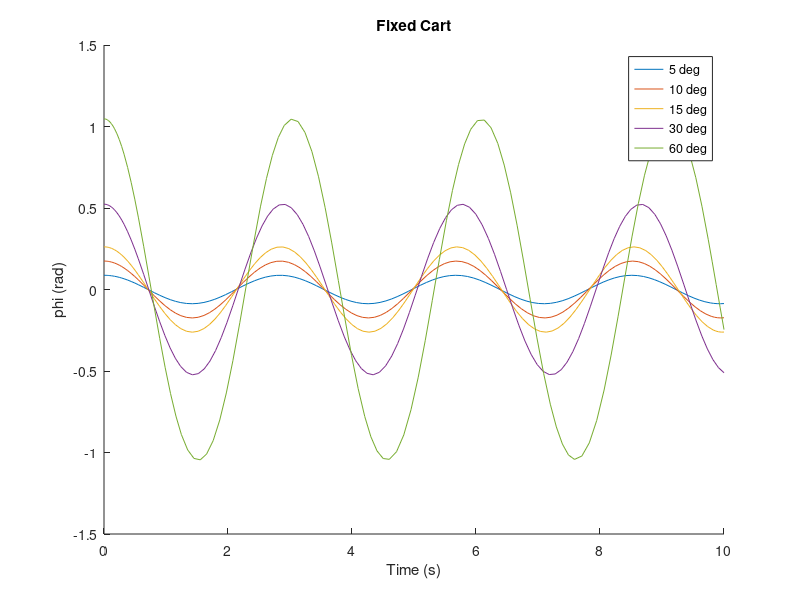
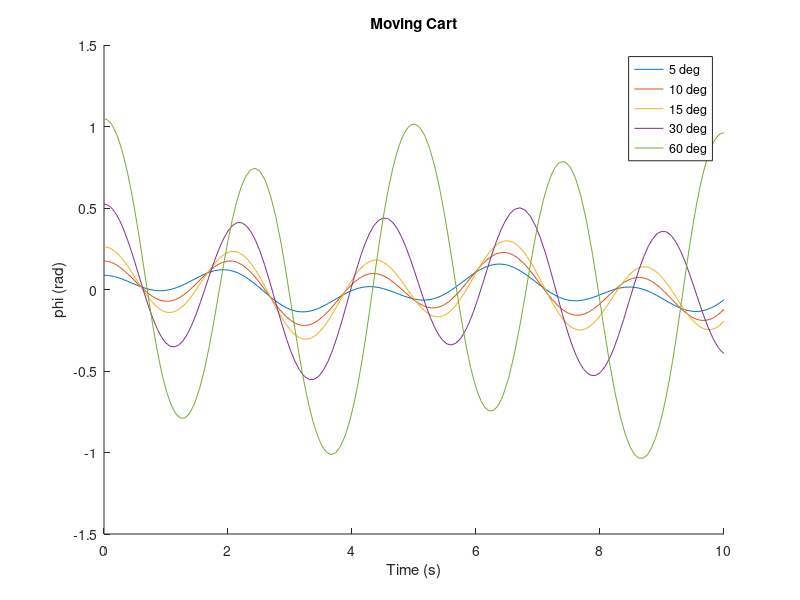

Write MATLAB code to recreate these figures, in order.
close all
clear all
clc

%% Part c

function [x_dot] = cart_fixed_ode(t, x, l, g)
    theta_dot = x(1);
    phi = x(2);

    theta_dot_dot = - g / l * sin(phi);


    x_dot = [theta_dot_dot; theta_dot];
end



%                               phi_dot, phi
cart_fixed_initial_conditions_1 = [  0;     0  ];
cart_fixed_initial_conditions_2 = [  0;     5*pi/180  ];
cart_fixed_initial_conditions_3 = [  0;     10*pi/180  ];
cart_fixed_initial_conditions_4 = [  0;     15*pi/180  ];
cart_fixed_initial_conditions_5 = [  0;     30*pi/180  ];
cart_fixed_initial_conditions_6 = [  0;     60*pi/180  ];

tspan = [0, 10];

m = 1; % kg
l = 2; % m
k = 5; % N/m
M = 2; % kg
g = 9.81; % m/s2

fprintf("omega: %.2d rad/s\n", sqrt(g/l))
fprintf("period: %.2d s\n", 2 * pi / sqrt(g/l))

[t1,y1] = ode45(@(t,y) cart_fixed_ode(t, y, l, g), ...
    tspan, cart_fixed_initial_conditions_1);
[t2,y2] = ode45(@(t,y) cart_fixed_ode(t, y, l, g), ...
    tspan, cart_fixed_initial_conditions_2);
[t3,y3] = ode45(@(t,y) cart_fixed_ode(t, y, l, g), ...
    tspan, cart_fixed_initial_conditions_3);
[t4,y4] = ode45(@(t,y) cart_fixed_ode(t, y, l, g), ...
    tspan, cart_fixed_initial_conditions_4);
[t5,y5] = ode45(@(t,y) cart_fixed_ode(t, y, l, g), ...
    tspan, cart_fixed_initial_conditions_5);
[t6,y6] = ode45(@(t,y) cart_fixed_ode(t, y, l, g), ...
    tspan, cart_fixed_initial_conditions_6);

figure(1)
hold on
plot(t2, y2(:,2))
plot(t3, y3(:,2))
plot(t4, y4(:,2))
plot(t5, y5(:,2))
plot(t6, y6(:,2))
hold off
title("Fixed Cart")
legend('5 deg', '10 deg', '15 deg', '30 deg', '60 deg')
xlabel("Time (s)")
ylabel("phi (rad)")

%% Part d


function dydt = cart_moving_ode(t, y, l, g, m, M, k)
    x_dot = y(1); x = y(2);
    phi_dot = y(3); phi = y(4);
    
    A = [cos(phi), l;   m + M, m*l*cos(phi)];

    b = [-g * sin(phi); m * phi_dot^2*l*sin(phi) - k*x];
     
    dot_dot_vec = A\b;  % solve for [x_ddot; phi_ddot]
    x_dot_dot = dot_dot_vec(1);
    phi_dot_dot = dot_dot_vec(2);

    dydt = [x_dot_dot; x_dot; phi_dot_dot; phi_dot];
end

%                                   x_dot, x,phi_dot, phi
cart_moving_initial_conditions_1 = [  0.5; 0; 0;     0  ];
cart_moving_initial_conditions_2 = [  0.5; 0; 0;     5*pi/180  ];
cart_moving_initial_conditions_3 = [  0.5; 0; 0;     10*pi/180  ];
cart_moving_initial_conditions_4 = [  0.5; 0; 0;     15*pi/180  ];
cart_moving_initial_conditions_5 = [  0.5; 0; 0;     30*pi/180  ];
cart_moving_initial_conditions_6 = [  0.5; 0; 0;     60*pi/180  ];

tspan = [0, 10];

m = 1; % kg
l = 2; % m
k = 5; % N/m
M = 2; % kg
g = 9.81; % m/s2

fprintf("omega: %.2d rad/s\n", sqrt(g/l))
fprintf("period: %.2d s\n", 2 * pi / sqrt(g/l))

[t1,y1] = ode45(@(t,y) cart_moving_ode(t, y, l, g, m, M, k), ...
    tspan, cart_moving_initial_conditions_1);
[t2,y2] = ode45(@(t,y) cart_moving_ode(t, y, l, g, m, M, k), ...
    tspan, cart_moving_initial_conditions_2);
[t3,y3] = ode45(@(t,y) cart_moving_ode(t, y, l, g, m, M, k), ...
    tspan, cart_moving_initial_conditions_3);
[t4,y4] = ode45(@(t,y) cart_moving_ode(t, y, l, g, m, M, k), ...
    tspan, cart_moving_initial_conditions_4);
[t5,y5] = ode45(@(t,y) cart_moving_ode(t, y, l, g, m, M, k), ...
    tspan, cart_moving_initial_conditions_5);
[t6,y6] = ode45(@(t,y) cart_moving_ode(t, y, l, g, m, M, k), ...
    tspan, cart_moving_initial_conditions_6);

figure(2)
hold on
plot(t2, y2(:,4))
plot(t3, y3(:,4))
plot(t4, y4(:,4))
plot(t5, y5(:,4))
plot(t6, y6(:,4))
hold off
title("Moving Cart")
legend('5 deg', '10 deg', '15 deg', '30 deg', '60 deg')
xlabel("Time (s)")
ylabel("phi (rad)")
